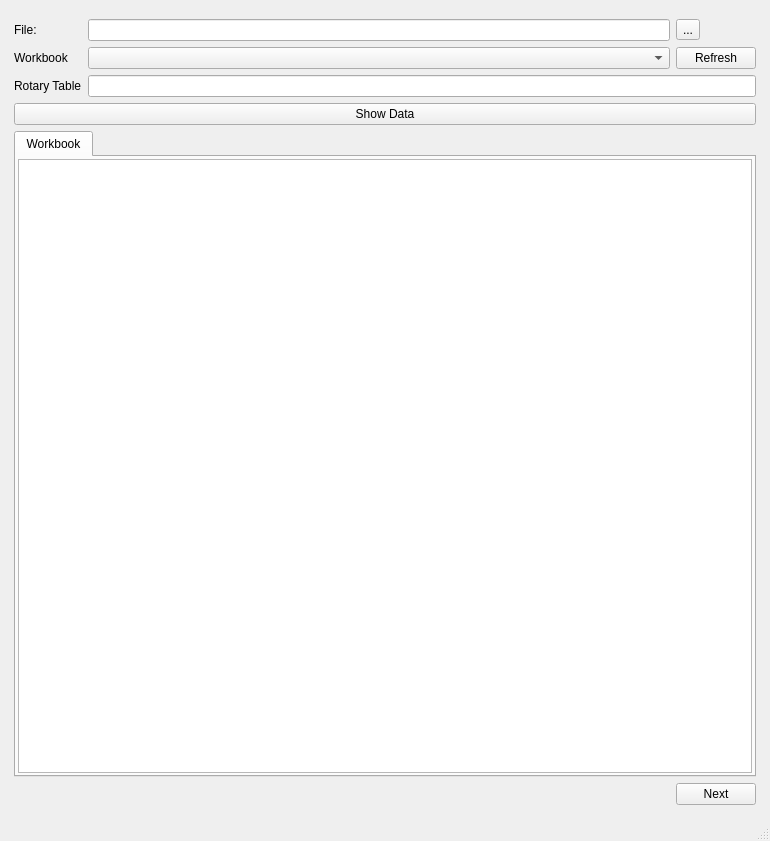
<?xml version="1.0" encoding="UTF-8"?>
<ui version="4.0">
 <class>MainWindow</class>
 <widget class="QMainWindow" name="MainWindow">
  <property name="geometry">
   <rect>
    <x>0</x>
    <y>0</y>
    <width>770</width>
    <height>841</height>
   </rect>
  </property>
  <property name="windowTitle">
   <string>Onyx - TOMI Index</string>
  </property>
  <widget class="QWidget" name="centralwidget">
   <layout class="QGridLayout" name="gridLayout">
    <property name="leftMargin">
     <number>10</number>
    </property>
    <property name="topMargin">
     <number>10</number>
    </property>
    <property name="rightMargin">
     <number>10</number>
    </property>
    <property name="bottomMargin">
     <number>10</number>
    </property>
    <item row="0" column="0">
     <widget class="QStackedWidget" name="stackedWidget">
      <property name="frameShape">
       <enum>QFrame::NoFrame</enum>
      </property>
      <property name="frameShadow">
       <enum>QFrame::Plain</enum>
      </property>
      <property name="currentIndex">
       <number>0</number>
      </property>
      <widget class="QWidget" name="page">
       <layout class="QGridLayout" name="gridLayout_3">
        <property name="leftMargin">
         <number>4</number>
        </property>
        <property name="rightMargin">
         <number>4</number>
        </property>
        <property name="bottomMargin">
         <number>4</number>
        </property>
        <item row="3" column="0">
         <layout class="QGridLayout" name="gridLayout_5">
          <property name="topMargin">
           <number>0</number>
          </property>
          <item row="0" column="1">
           <widget class="QPushButton" name="nextPage">
            <property name="text">
             <string>Next</string>
            </property>
           </widget>
          </item>
          <item row="0" column="0">
           <spacer name="horizontalSpacer">
            <property name="orientation">
             <enum>Qt::Horizontal</enum>
            </property>
            <property name="sizeHint" stdset="0">
             <size>
              <width>40</width>
              <height>20</height>
             </size>
            </property>
           </spacer>
          </item>
         </layout>
        </item>
        <item row="0" column="0">
         <layout class="QGridLayout" name="gridLayout_2">
          <property name="rightMargin">
           <number>0</number>
          </property>
          <item row="0" column="0">
           <widget class="QLabel" name="label">
            <property name="text">
             <string>File:</string>
            </property>
           </widget>
          </item>
          <item row="2" column="0">
           <widget class="QLabel" name="label_3">
            <property name="text">
             <string>Rotary Table</string>
            </property>
           </widget>
          </item>
          <item row="1" column="0">
           <widget class="QLabel" name="label_2">
            <property name="text">
             <string>Workbook</string>
            </property>
           </widget>
          </item>
          <item row="2" column="1" colspan="3">
           <widget class="QLineEdit" name="mesaRotativaInput"/>
          </item>
          <item row="0" column="1">
           <widget class="QLineEdit" name="fileNameInput"/>
          </item>
          <item row="0" column="2" colspan="2">
           <widget class="QToolButton" name="importFileBtn">
            <property name="text">
             <string>...</string>
            </property>
           </widget>
          </item>
          <item row="1" column="1">
           <widget class="QComboBox" name="workbookComboBox"/>
          </item>
          <item row="1" column="2" colspan="2">
           <widget class="QPushButton" name="refreshButton">
            <property name="text">
             <string>Refresh</string>
            </property>
           </widget>
          </item>
         </layout>
        </item>
        <item row="2" column="0">
         <widget class="QTabWidget" name="showExcelFileDataTab">
          <property name="currentIndex">
           <number>0</number>
          </property>
          <widget class="QWidget" name="tab_2">
           <attribute name="title">
            <string>Workbook</string>
           </attribute>
           <layout class="QGridLayout" name="gridLayout_4">
            <property name="leftMargin">
             <number>2</number>
            </property>
            <property name="topMargin">
             <number>2</number>
            </property>
            <property name="rightMargin">
             <number>2</number>
            </property>
            <property name="bottomMargin">
             <number>2</number>
            </property>
            <item row="0" column="0" colspan="2">
             <widget class="QTableWidget" name="showExcelTable"/>
            </item>
           </layout>
          </widget>
         </widget>
        </item>
        <item row="1" column="0">
         <widget class="QPushButton" name="showDataPushButton">
          <property name="text">
           <string>Show Data</string>
          </property>
         </widget>
        </item>
       </layout>
      </widget>
      <widget class="QWidget" name="page_2">
       <layout class="QGridLayout" name="gridLayout_7">
        <item row="0" column="0">
         <layout class="QGridLayout" name="gridLayout_6">
          <item row="3" column="2">
           <widget class="QPushButton" name="exportDataButton">
            <property name="text">
             <string>Export Data</string>
            </property>
           </widget>
          </item>
          <item row="3" column="1">
           <widget class="QPushButton" name="saveButton">
            <property name="text">
             <string>Save Image</string>
            </property>
           </widget>
          </item>
          <item row="3" column="0">
           <widget class="QPushButton" name="backPage">
            <property name="text">
             <string>Back</string>
            </property>
           </widget>
          </item>
          <item row="1" column="0" colspan="3">
           <widget class="QWidget" name="plotWidget" native="true">
            <property name="styleSheet">
             <string notr="true">QWidget {background-color: white;}</string>
            </property>
           </widget>
          </item>
          <item row="0" column="0" colspan="3">
           <widget class="QPushButton" name="plotTOMIBtn">
            <property name="text">
             <string>Plot</string>
            </property>
           </widget>
          </item>
          <item row="2" column="0" colspan="3">
           <widget class="Line" name="line">
            <property name="orientation">
             <enum>Qt::Horizontal</enum>
            </property>
           </widget>
          </item>
         </layout>
        </item>
       </layout>
      </widget>
     </widget>
    </item>
   </layout>
  </widget>
  <widget class="QMenuBar" name="menubar">
   <property name="geometry">
    <rect>
     <x>0</x>
     <y>0</y>
     <width>770</width>
     <height>21</height>
    </rect>
   </property>
  </widget>
  <widget class="QStatusBar" name="statusbar"/>
 </widget>
 <resources/>
 <connections/>
</ui>
